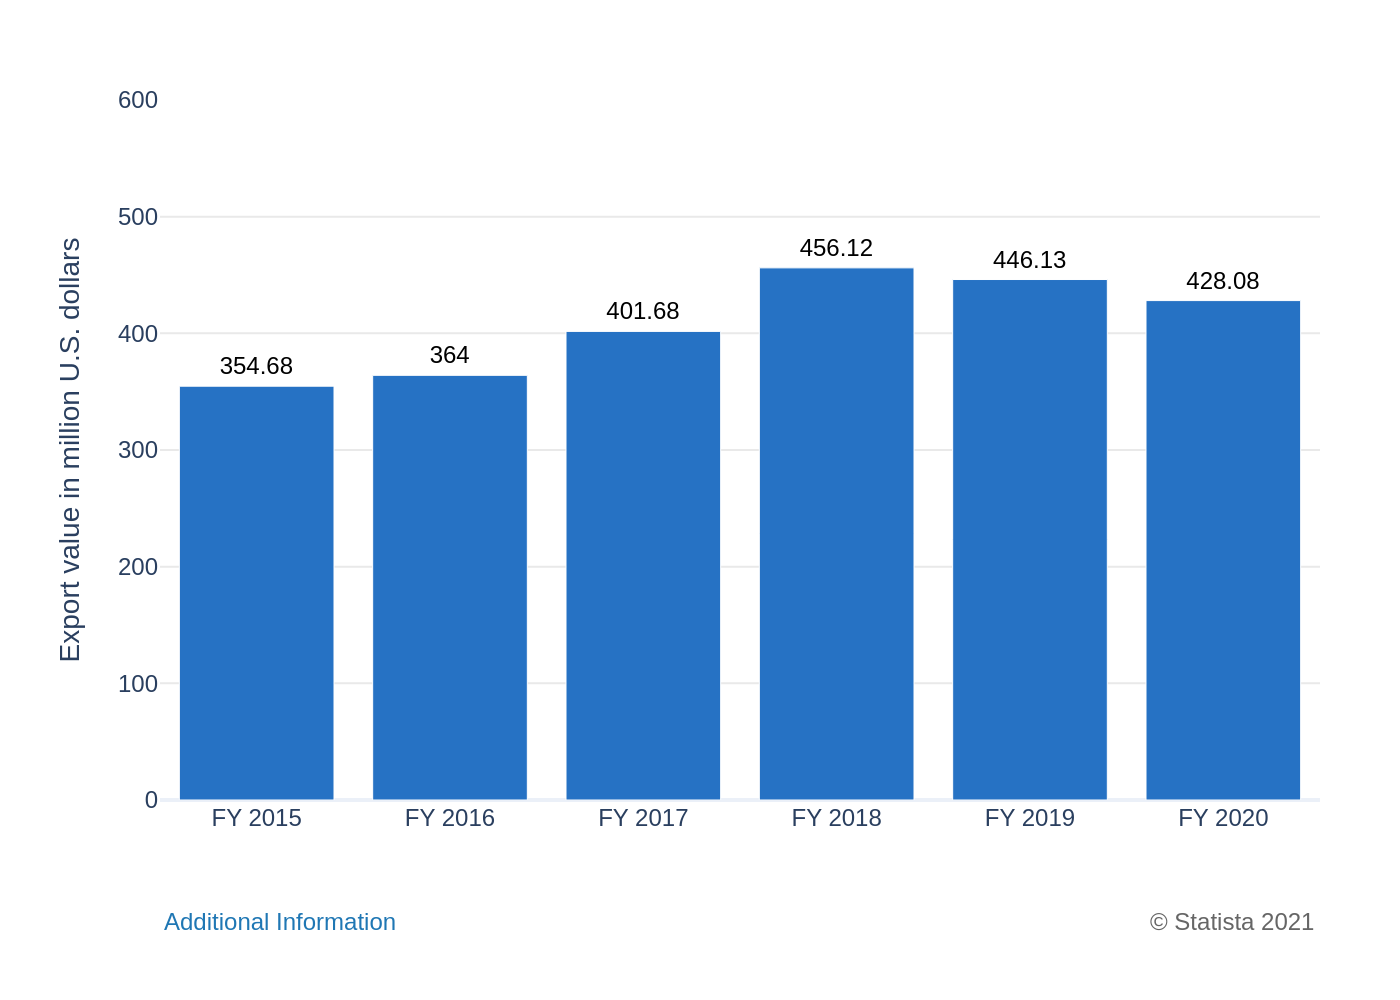

Write Python code to recreate this figure.
import sys
import json
import plotly.graph_objects as go
import os

# Check if the command-line argument is provided
if len(sys.argv) != 2:
    print(f"Usage: python {os.path.basename(__file__)} <json_file_path>")
    sys.exit(1)

json_path = sys.argv[1]

# Read and parse the JSON file
try:
    with open(json_path, 'r', encoding='utf-8') as f:
        chart_config = json.load(f)
except (FileNotFoundError, json.JSONDecodeError) as e:
    print(f"Error reading or parsing JSON file: {e}")
    sys.exit(1)

# Extract data from the JSON structure
chart_data = chart_config.get('chart_data', [])
texts = chart_config.get('texts', {})
colors = chart_config.get('colors', [])

# Prepare data for Plotly
categories = [item['category'] for item in chart_data]
values = [item['value'] for item in chart_data]
bar_text = [str(item['value']) for item in chart_data] # Preserve original formatting (int/float)

# Create the figure
fig = go.Figure()

# Add the bar trace
fig.add_trace(go.Bar(
    x=categories,
    y=values,
    marker_color=colors[0] if colors else '#1f77b4',
    text=bar_text,
    textposition='outside',
    cliponaxis=False,
    hoverinfo='none'
))

# Configure the layout
annotations = []
note_text = texts.get('note')
if note_text:
    annotations.append(
        go.layout.Annotation(
            text=note_text,
            xref="paper", yref="paper",
            x=0, y=-0.2,
            xanchor='left', yanchor='bottom',
            showarrow=False,
            font=dict(family="Arial", size=12, color="#1f77b4")
        )
    )

source_text = texts.get('source')
if source_text:
    annotations.append(
        go.layout.Annotation(
            text=source_text,
            xref="paper", yref="paper",
            x=1.0, y=-0.2,
            xanchor='right', yanchor='bottom',
            showarrow=False,
            font=dict(family="Arial", size=12, color="#666666")
        )
    )

fig.update_layout(
    title_text=texts.get('title'),
    template='plotly_white',
    font=dict(family="Arial", size=12),
    showlegend=False,
    yaxis=dict(
        title=texts.get('y_axis_title'),
        range=[0, 600],
        tickvals=[0, 100, 200, 300, 400, 500, 600],
        gridcolor='#e9e9e9'
    ),
    xaxis=dict(
        title=texts.get('x_axis_title'),
        showgrid=False
    ),
    margin=dict(l=80, r=40, t=50, b=100),
    annotations=annotations
)

# Set specific font for bar text to match original
fig.update_traces(textfont=dict(family="Arial", size=12, color='black'))

# Generate the output filename from the input JSON path
base_filename = os.path.splitext(os.path.basename(json_path))[0]
output_filename = f"{base_filename}.png"

# Save the figure as a PNG image
fig.write_image(output_filename, scale=2)

print(f"Chart saved as {output_filename}")
